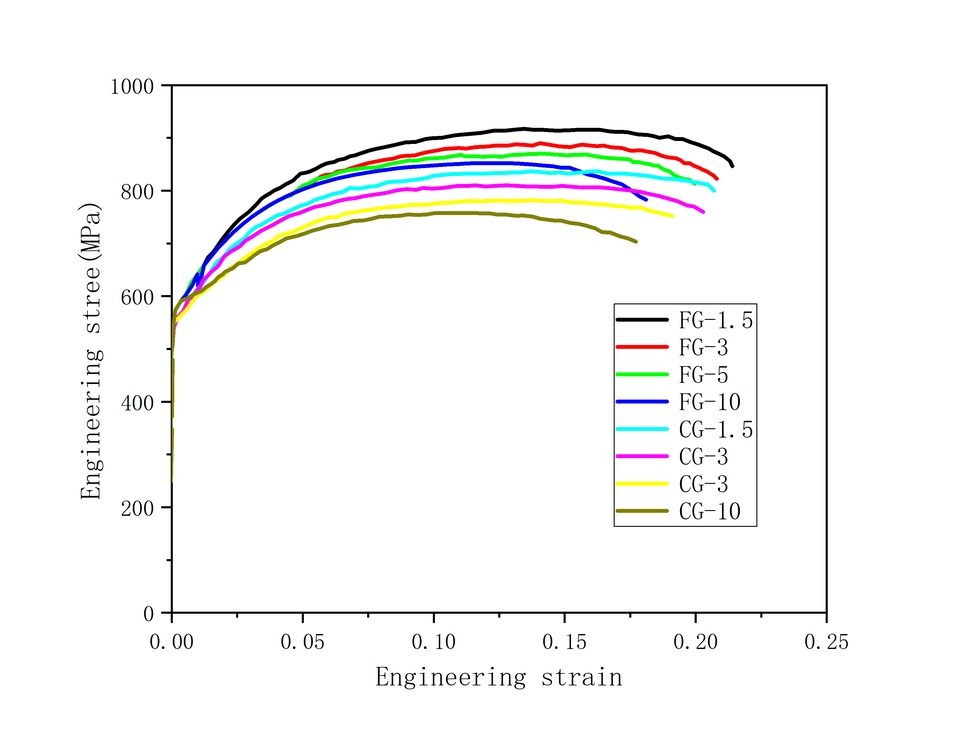
#> input picture 1.jpg, 960 x 735 px, shrunk from 3216 x 2461 before the run
$ python curve_Extractor_RC9.py
#> lines starting #> are read from the running program, lines starting #| are printed output that depends on the picture; after the words box and inside, x2 and y2 are one past the last pixel; in counts of white or black regions, pixels touching at a corner belong together
import cv2
import numpy as np
from PIL import Image
import matplotlib.pyplot as plt
plt.rc("font", family='AR PL UKai CN') #Ubuntu
#plt.rc("font", family='Microsoft YaHei') #Windows
from scipy import interpolate
from sklearn.cluster import DBSCAN
import webcolors
import colorsys

class CurveExtractor:
    def __init__(self, image_path):
        """初始化曲线提取器"""
#> called with image_path = '1.jpg'
        self.image = cv2.imread(image_path)
#> self.image is the input picture: shape (735, 960, 3); mean B, G, R 247.1, 247.5, 247.4
        if self.image is None:
            raise ValueError(f"无法读取图像: {image_path}")

        # 转换为RGB格式
        self.image_rgb = cv2.cvtColor(self.image, cv2.COLOR_BGR2RGB)
        self.height, self.width = self.image_rgb.shape[:2]

        # 转换为HSV格式用于颜色匹配
        self.image_hsv = cv2.cvtColor(self.image, cv2.COLOR_BGR2HSV)
#> self.image_hsv: shape (735, 960, 3); mean H, S, V 9.1, 6.1, 249.5

    def hex_to_rgb(self, hex_color):
        """将十六进制颜色转换为RGB"""
        hex_color = hex_color.lstrip('#')
        return tuple(int(hex_color[i:i+2], 16) for i in (0, 2, 4))

    def hex_to_hsv(self, hex_color):
        """将十六进制颜色转换为HSV"""
        rgb = self.hex_to_rgb(hex_color)
        r, g, b = [x/255.0 for x in rgb]
        h, s, v = colorsys.rgb_to_hsv(r, g, b)
        # 转换为OpenCV的HSV范围: H: 0-180, S: 0-255, V: 0-255
        return (int(h * 180), int(s * 255), int(v * 255))

    # [14 lines left out: function find_color_mask_rgb, not called in this run]

    def find_color_mask_hsv(self, target_color, hue_tolerance=15, sat_tolerance=60, val_tolerance=60):
        """使用HSV颜色空间创建目标颜色的掩码（更灵活）"""
#> called with target_color = '#d3d3d3', hue_tolerance = 10, sat_tolerance = 46, val_tolerance = 46
        target_hsv = self.hex_to_hsv(target_color)

        # 创建HSV范围
        lower_bound = np.array([
            max(0, target_hsv[0] - hue_tolerance),
            max(0, target_hsv[1] - sat_tolerance),
            max(0, target_hsv[2] - val_tolerance)
        ])

        upper_bound = np.array([
            min(180, target_hsv[0] + hue_tolerance),
            min(255, target_hsv[1] + sat_tolerance),
            min(255, target_hsv[2] + val_tolerance)
        ])

        # 创建掩码
        mask = cv2.inRange(self.image_hsv, lower_bound, upper_bound)
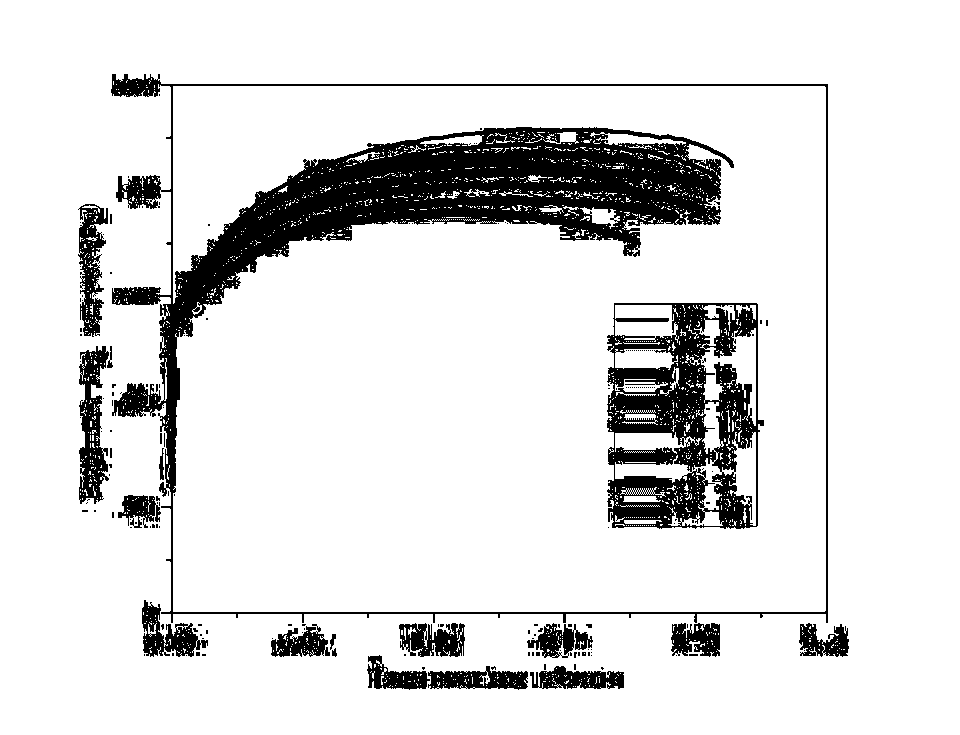
#> mask: shape (735, 960); 87.3% white; 182 black regions (160 under 20 px), largest, box (x1, y1, x2, y2) and area: (111, 74, 828, 623) 51740, (607, 303, 764, 529) 19245, (79, 346, 109, 504) 2732

        return mask

    def find_color_mask_adaptive(self, target_color, tolerance=40, use_hsv=True):
        """自适应颜色掩码 - 结合RGB和HSV的优点"""
        if use_hsv:
            # 使用HSV，但根据tolerance调整各通道容差
            hue_tol = max(10, min(30, tolerance // 3))
            sat_tol = max(30, min(80, tolerance * 2))
            val_tol = max(30, min(80, tolerance * 2))
            mask = self.find_color_mask_hsv(target_color, hue_tol, sat_tol, val_tol)
        else:
            # 使用RGB，但放宽容差
            relaxed_tolerance = min(80, tolerance * 1.5)
            mask = self.find_color_mask_rgb(target_color, relaxed_tolerance)

        # 形态学操作来连接断开的区域
        kernel = np.ones((3, 3), np.uint8)
        mask = cv2.morphologyEx(mask, cv2.MORPH_CLOSE, kernel)
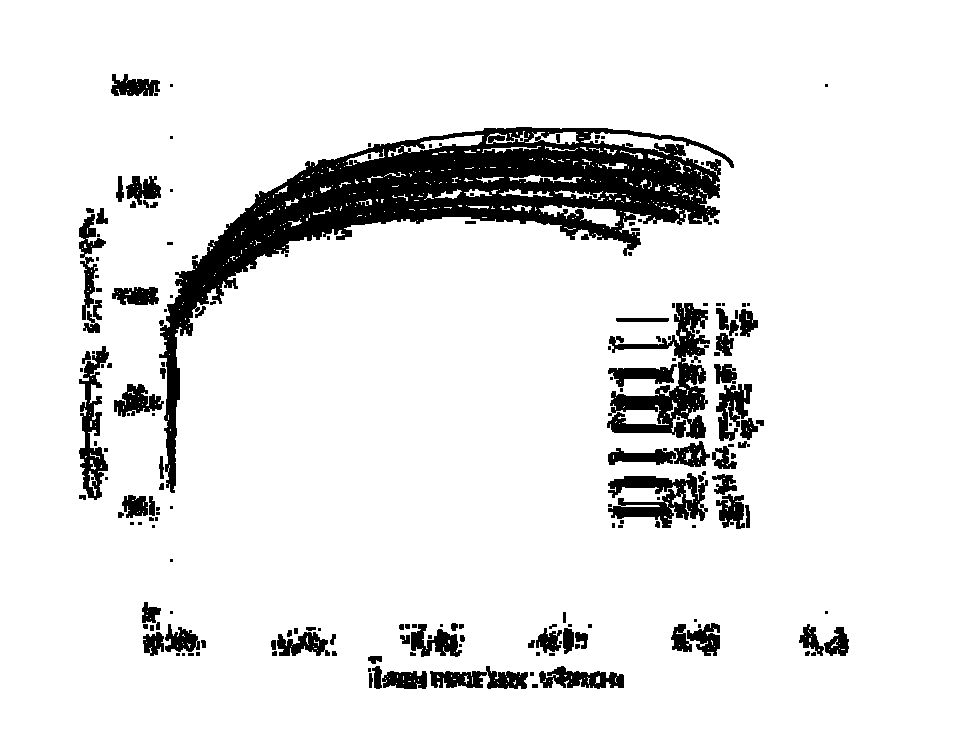
#> mask: shape (735, 960); 89.7% white; 186 black regions (85 under 20 px), largest, box (x1, y1, x2, y2) and area: (159, 127, 734, 493) 39696, (607, 303, 710, 439) 5401, (608, 473, 708, 528) 2778
        mask = cv2.morphologyEx(mask, cv2.MORPH_OPEN, kernel)
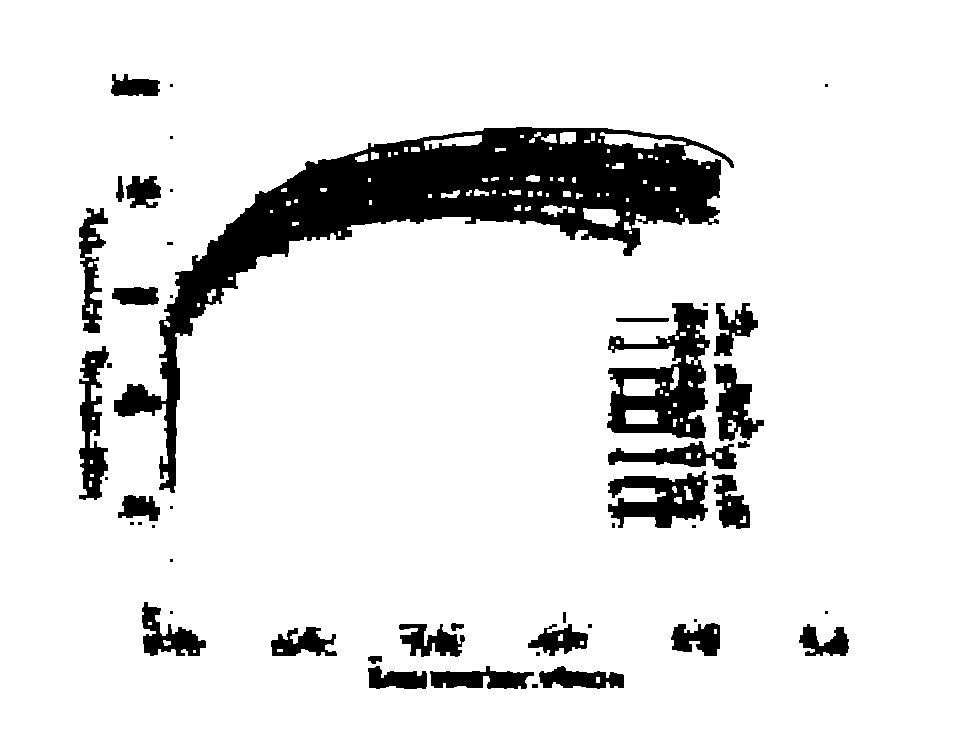
#> mask: shape (735, 960); 88.7% white; 50 black regions (20 under 20 px), largest, box (x1, y1, x2, y2) and area: (114, 127, 734, 493) 44360, (607, 303, 710, 439) 6968, (608, 471, 708, 528) 3298

        return mask

    def find_color_mask(self, target_color, tolerance=40):
        """创建目标颜色的掩码 - 主入口点，使用改进的策略"""
        # 尝试自适应HSV方法
        mask = self.find_color_mask_adaptive(target_color, tolerance, use_hsv=True)

        # 检查是否找到足够的像素
        if np.sum(mask > 0) < 50:  # 如果像素太少
            # 尝试放宽条件
            relaxed_mask = self.find_color_mask_adaptive(target_color, tolerance * 2, use_hsv=True)
            if np.sum(relaxed_mask > 0) > np.sum(mask > 0):
                mask = relaxed_mask

        return mask

    def extract_curve_points_simple(self, mask, num_points=128):
        """简化的曲线点提取策略"""
#> called with num_points = 128
        # 找到所有非零像素的位置
        points = np.column_stack(np.where(mask > 0))
#> points = 626156 pairs, first value 0 to 734, second value 0 to 959

        if len(points) == 0:
            return np.array([])

        # 将坐标转换为 (x, y) 格式
        points = points[:, [1, 0]]  # 从 (y, x) 转换为 (x, y)
#> points = 626156 pairs, first value 0 to 959, second value 0 to 734

        # 按x坐标分组，对每个x坐标的y值取平均
        x_coords = np.unique(points[:, 0])
#> x_coords = 960 values from 0 to 959
        averaged_points = []

        for x in x_coords:
            # 找到当前x坐标的所有点
            same_x_points = points[points[:, 0] == x]
            y_values = same_x_points[:, 1]

            # 如果y值差异太大，可能存在多个曲线分支
            if len(y_values) > 1:
                y_diff = np.max(y_values) - np.min(y_values)
                if y_diff > self.height * 0.1:  # 如果y方向差异超过图像高度的10%
                    # 计算每个簇到图像边缘的距离
                    edge_distances = []
                    for y in y_values:
                        # 计算到上边缘和下边缘的最小距离
                        dist_to_top = y
                        dist_to_bottom = self.height - y
                        min_dist_to_edge = min(dist_to_top, dist_to_bottom)
                        edge_distances.append(min_dist_to_edge)

                    # 找到距离边缘最近的簇
                    min_edge_dist_idx = np.argmin(edge_distances)
                    # 移除距离边缘最近的簇，保留其他簇
                    y_values = np.delete(y_values, min_edge_dist_idx)

            # 计算平均y值
            avg_y = np.mean(y_values)
            averaged_points.append([x, avg_y])
#> after the loop, averaged_points = 960 pairs, first value 0 to 959, second value 345.1 to 393.8; edge_distances = 735 values, max 367 at index 367, min 0 at index 0, mean 183.7; min_edge_dist_idx = 0; y_diff = 734

        averaged_points = np.array(averaged_points)

        if len(averaged_points) == 0:
            return np.array([])

        # 按x坐标排序
        averaged_points = averaged_points[averaged_points[:, 0].argsort()]

        # 找到最左和最右的x坐标
        x_min = np.min(averaged_points[:, 0])
#> x_min = 0
        x_max = np.max(averaged_points[:, 0])
#> x_max = 959

        # 计算x方向的步长
        x_step = (x_max - x_min) / (num_points - 1)
#> x_step = 7.55

        # 均匀采样
        sampled_points = []
        for i in range(num_points):
            target_x = x_min + i * x_step

            # 找到最接近目标x的实际点
            distances = np.abs(averaged_points[:, 0] - target_x)
            closest_idx = np.argmin(distances)

            sampled_points.append(averaged_points[closest_idx])
#> this loop made 128 passes
#> (target_x, closest_idx) on passes 1 to 8: (0, 0), (7.55, 8), (15.1, 15), (22.65, 23), (30.2, 30), (37.76, 38), (45.31, 45), (52.86, 53)
#> after the loop, sampled_points = 128 pairs, first value 0 to 959, second value 350 to 390.7

        return np.array(sampled_points)

    def extract_curve(self, target_color, num_points=128, tolerance=40, visualize=False):
        """主函数：提取指定颜色的曲线"""
        print(f"提取颜色: {target_color}")

        # 1. 创建颜色掩码
        color_mask = self.find_color_mask(target_color, tolerance)

        # 2. 使用简化的曲线点提取方法
        curve_points = self.extract_curve_points_simple(color_mask, num_points)
#> curve_points has the same summary as sampled_points in extract_curve_points_simple

        if len(curve_points) == 0:
            print("未找到曲线点")
            return np.array([])

        print(f"提取到 {len(curve_points)} 个点")
#| 提取到 128 个点

        # 3. 可视化结果（可选）
        if visualize:
            self.visualize_extraction_simple(color_mask, curve_points)

        return curve_points

    def visualize_extraction_simple(self, mask, final_points):
        """简化的可视化提取过程"""
        fig, axes = plt.subplots(1, 2, figsize=(10, 5))

        # 原始图像
        axes[0].imshow(self.image_rgb)
        axes[0].set_title('原始图像')
        axes[0].axis('off')

        # 颜色掩码和提取的点
        axes[1].imshow(mask, cmap='gray')
        if len(final_points) > 0:
            axes[1].scatter(final_points[:, 0], final_points[:, 1],
                           c='red', s=10, marker='o')
        axes[1].set_title('提取的曲线点')
        axes[1].axis('off')

        plt.tight_layout()
        plt.show()
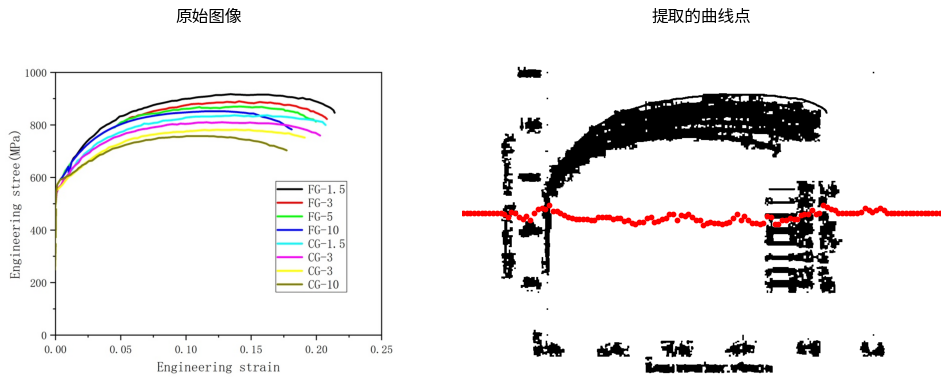
#> figure drawn by matplotlib, 2 panels

def main():
    # 使用示例
    image_path = "1.jpg"  # 替换为您的图像路径
    target_color = "#d3d3d3"  # 替换为您要提取的颜色

    try:
        # 创建提取器实例
        extractor = CurveExtractor(image_path)

        # 提取曲线
        curve_points = extractor.extract_curve(
            target_color=target_color,
            num_points=128,
            tolerance=23,
            visualize=True  # 设置为True可以看到处理过程
        )
#> curve_points has the same summary as sampled_points in extract_curve_points_simple

        if len(curve_points) > 0:
            print("\n提取的128个点坐标:")
            print("格式: (x, y)")
            for i, point in enumerate(curve_points):
                print(f"点 {i+1:3d}: ({point[0]:6.1f}, {point[1]:6.1f})")
#> this loop made 128 passes
#> point on passes 1 to 8: [0, 367.5], [8, 367.5], [15, 367.5], [23, 367.5], [30, 367.5], [38, 367.5], [45, 367.5], [53, 367.5]
#> (printed output is left out)

            # 保存到文件
            np.savetxt(f"curve_points_{target_color}.txt", curve_points,
                      fmt='%.2f', delimiter=',', header='x,y')
            print(f"\n坐标已保存到: curve_points_{target_color}.txt")
        else:
            print("未能成功提取曲线")

    except Exception as e:
        print(f"错误: {e}")

if __name__ == "__main__":
    main()

$ run again, with 2.jpg copied over 1.jpg
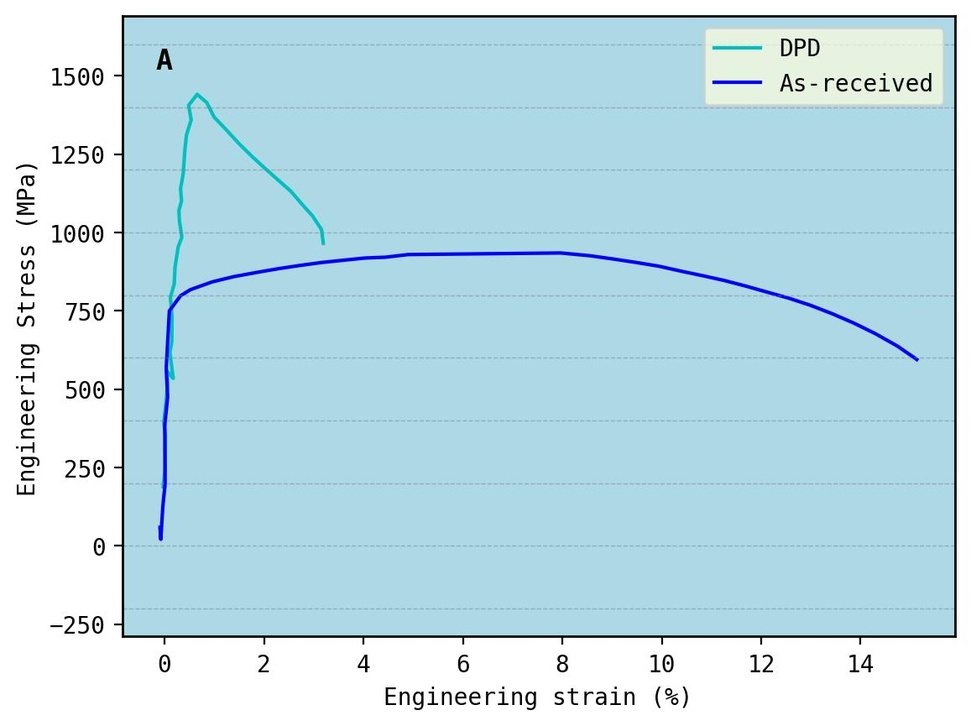
#> input picture 2.jpg, 971 x 726 px, shrunk from 1157 x 865 before the run
#> in __init__, self.image is the input picture: shape (726, 971, 3); mean B, G, R 231.1, 220.7, 190.8
#> self.image_hsv: shape (726, 971, 3); mean H, S, V 72.2, 47.3, 231.6
#> in find_color_mask_adaptive, `mask = cv2.morphologyEx(mask, cv2.MORPH_OPEN, kernel)`:
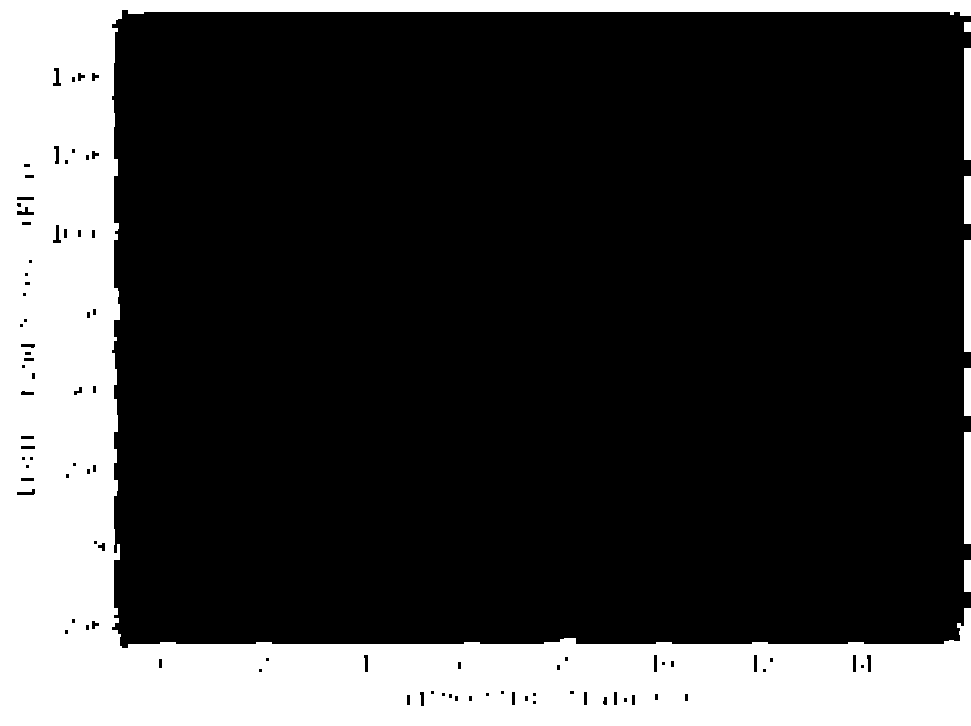
#> mask: shape (726, 971); 23.6% white; 8 white regions, largest, box (x1, y1, x2, y2) and area: (0, 0, 971, 726) 162815, (964, 48, 971, 160) 784, (964, 240, 971, 352) 784
#> in extract_curve_points_simple, `points = np.column_stack(np.where(mask > 0))`: points = 166133 pairs, first value 0 to 725, second value 0 to 970
#> in extract_curve_points_simple, `points = points[:, [1, 0]]`: points = 166133 pairs, first value 0 to 970, second value 0 to 725
#> x_coords = 971 values from 0 to 970
#> the loop in extract_curve_points_simple, `for x in x_coords:` made 971 passes
#> avg_y on passes 1 to 8: 363, 363, 363, 363, 363, 363, 363, 363
#> after the loop in extract_curve_points_simple, `for x in x_coords:`: averaged_points = 971 pairs, first value 0 to 970, second value 361 to 616; edge_distances = 608 values, max 358 at index 298, min 0 at index 0, mean 179.7; min_edge_dist_idx = 0; y_diff = 725
#> x_min = 0
#> x_max = 970
#> x_step = 7.64
#> the loop in extract_curve_points_simple, `for i in range(num_points):` made 128 passes
#> (target_x, closest_idx) on passes 1 to 8: (0, 0), (7.64, 8), (15.28, 15), (22.91, 23), (30.55, 31), (38.19, 38), (45.83, 46), (53.46, 53)
#> after the loop in extract_curve_points_simple, `for i in range(num_points):`: sampled_points = 128 pairs, first value 0 to 970, second value 362.2 to 616
#> in extract_curve, `curve_points = self.extract_curve_points_simple(color_mask, num_points)`: curve_points has the same summary as sampled_points in extract_curve_points_simple
#| 提取到 128 个点
#> in visualize_extraction_simple, `plt.show()`:
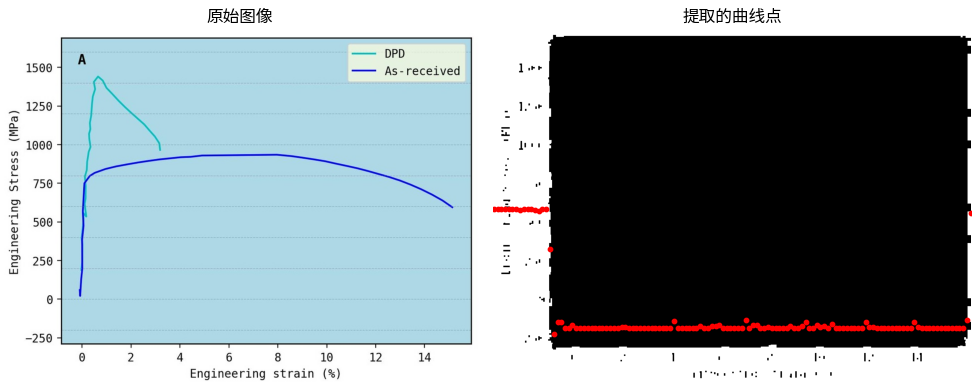
#> figure drawn by matplotlib, 2 panels
#> in main, `curve_points = extractor.extract_curve( target_color=target_color, num..`: curve_points has the same summary as sampled_points in extract_curve_points_simple
#> the loop in main, `for i, point in enumerate(curve_points):` made 128 passes
#> point on passes 1 to 8: [0, 363], [8, 363], [15, 363], [23, 363], [31, 363.4], [38, 363], [46, 363], [53, 364.7]
#> (printed output is left out)
